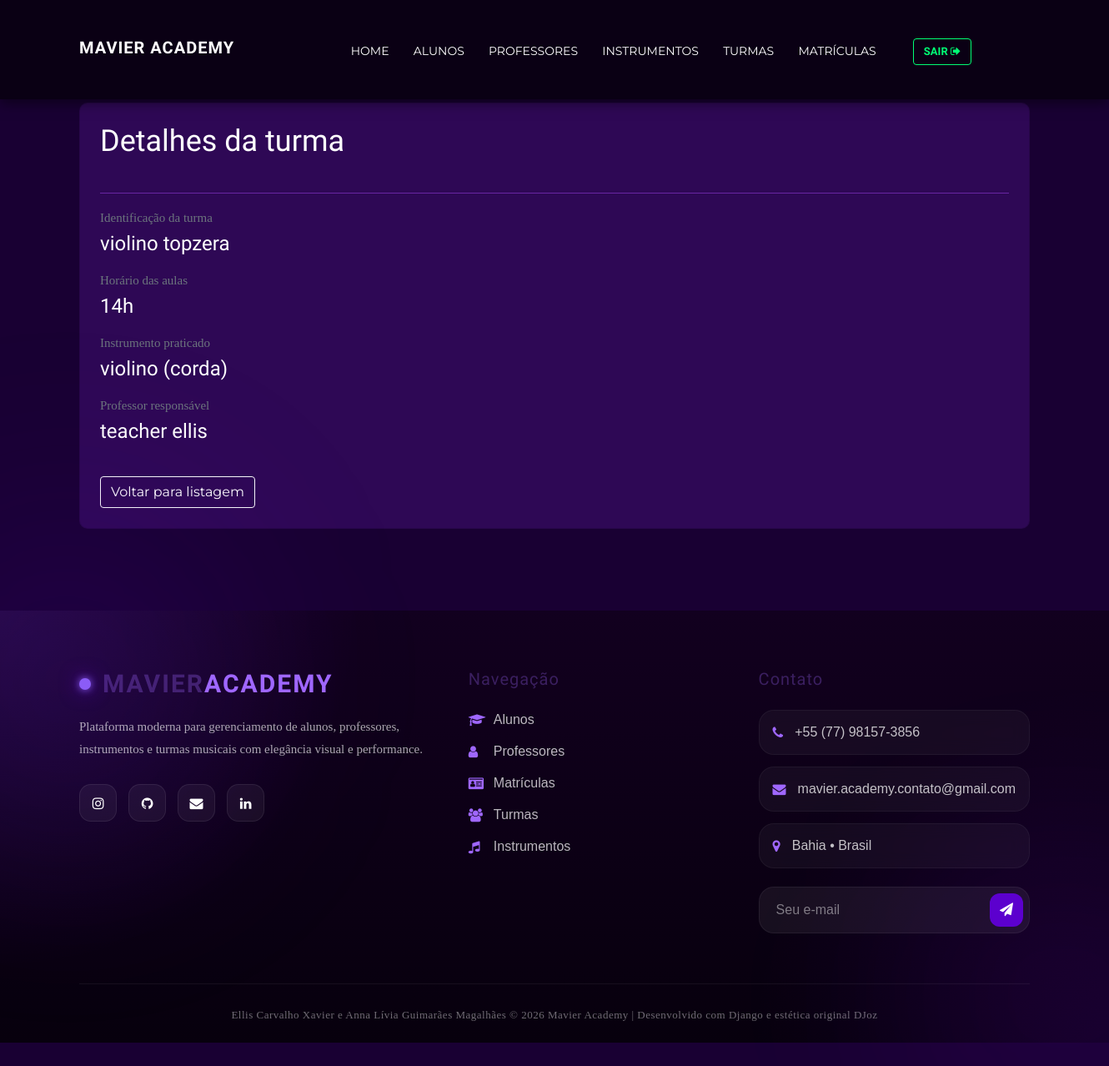
Screenshot of /turma/detalhes/2/ (signed in) with the database file from the repository.
### core/models.py (models this page shows, shortened)
class Turma(models.Model):
    nome = models.CharField(max_length=100)
    horario = models.CharField(max_length=50)
    instrumento = models.ForeignKey(Instrumento, on_delete=models.CASCADE)
    professor = models.ForeignKey(Professor, on_delete=models.CASCADE)

class Instrumento(models.Model):
    nome = models.CharField(max_length=100)
    tipo = models.CharField(max_length=100)
    marca = models.CharField(max_length=100)

class Pessoa(User):
    nome = models.CharField(max_length=100)
    cpf = models.CharField(max_length=14, null=True, blank=True)
    rg = models.CharField(max_length=20)
    data_nascimento = models.DateField()
    sexo = models.CharField(max_length=20)
    telefone = models.CharField(max_length=20)
    logradouro = models.CharField(max_length=150)
    numero = models.IntegerField()
    bairro = models.CharField(max_length=100)
    cidade = models.CharField(max_length=100)
    estado = models.CharField(max_length=2)
    cep = models.CharField(max_length=9)
    STATUS_CHOICES = [
        ('ATIVO', 'Ativo'),
        ('INATIVO', 'Inativo'),
    ]
    status_instituicao = models.CharField(max_length=10, choices=STATUS_CHOICES, default='ATIVO')

### core/views.py (the view)
# urls.py: path('turma/detalhes/<int:id>/', views.detail_turma, name='detail_turma'),
@login_required
def detail_turma(request, id):
    turma = Turma.objects.get(id=id)
    return render(request, 'turma/detail.html', {'turma': turma})

### templates/turma/detail.html
{% extends 'base.html' %}
{% block content %}
<div class="container mt-5 mb-5">
   <div class="card p-4 text-white" style="border-radius: 10px; background-color: rgba(76, 20, 131, 0.43);">
        <h2 class="mb-4">Detalhes da turma</h2>
        <hr style="border-color: rgb(104, 37, 163);;">
        <div class="mb-3">
            <p class="mb-1 text-muted">Identificação da turma</p>
            <h4>{{ turma.nome }}</h4>
        </div>
        <div class="mb-3">
            <p class="mb-1 text-muted">Horário das aulas</p>
            <h4>{{ turma.horario }}</h4>
        </div>
        <div class="mb-3">
            <p class="mb-1 text-muted">Instrumento praticado</p>
            <h4> {{ turma.instrumento.nome }} ({{ turma.instrumento.tipo }})</h4>
        </div>
        <div class="mb-4">
            <p class="mb-1 text-muted">Professor responsável</p>
            <h4>{{ turma.professor.nome }}</h4>
        </div>
        <div class="mt-3">
            <a class="btn btn-outline-light" href="/turma/">Voltar para listagem</a>
        </div>
    </div>
</div>
{% endblock %}

### static/css/style.css (style rules this page uses)
html, body { height: 100%; font-family: "Now Regular"; -webkit-font-smoothing: antialiased; }
h1, h2, h3, h4, h5, h6 { margin: 0; color: #111111; font-weight: 400; font-family: "Rajdhani", sans-serif; }
h2 { font-size: 36px; }
h4 { font-size: 24px; }
p { font-size: 15px; font-family: "Now Regular"; color: #444444; font-weight: 400; line-height: 26px; margin: 0 0 15px 0; }
.text-white h1, .text-white h2, .text-white h3, .text-white h4, .text-white h5, .text-white h6, .text-white p, .text-white span, .text-white li, .text-white a { color: #fff; }
@media only screen and (min-width: 1200px) { .container { max-width: 1170px; } }

### templates/base.html (style rules this page uses)
html, body { height: 100%; margin: 0; display: flex; flex-direction: column; background-color: #190033; font-family: 'Montserrat', sans-serif; }
h1, h2, h3, h4, h5, h6 { font-family: 'Rajdhani', sans-serif !important; }

### rows the page displays
Turma: nome "violino topzera", horario "14h", instrumento.nome "violino", instrumento.tipo "corda", professor.nome "teacher ellis"
